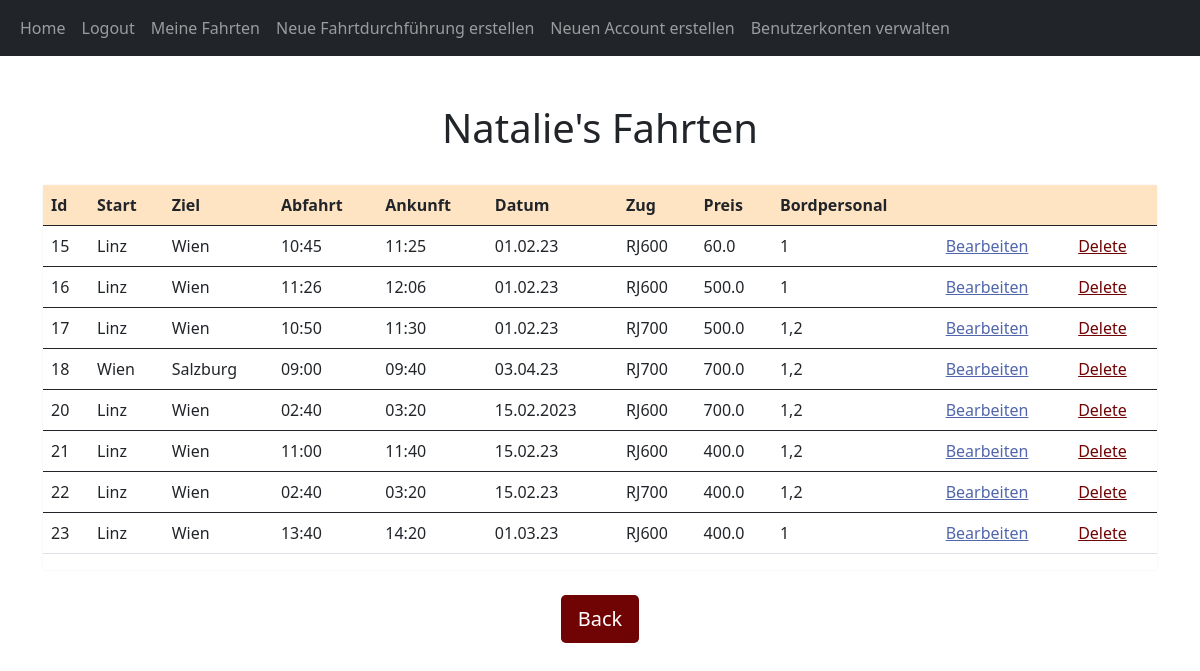
The app's page /posts/Natalie (signed in), older data.
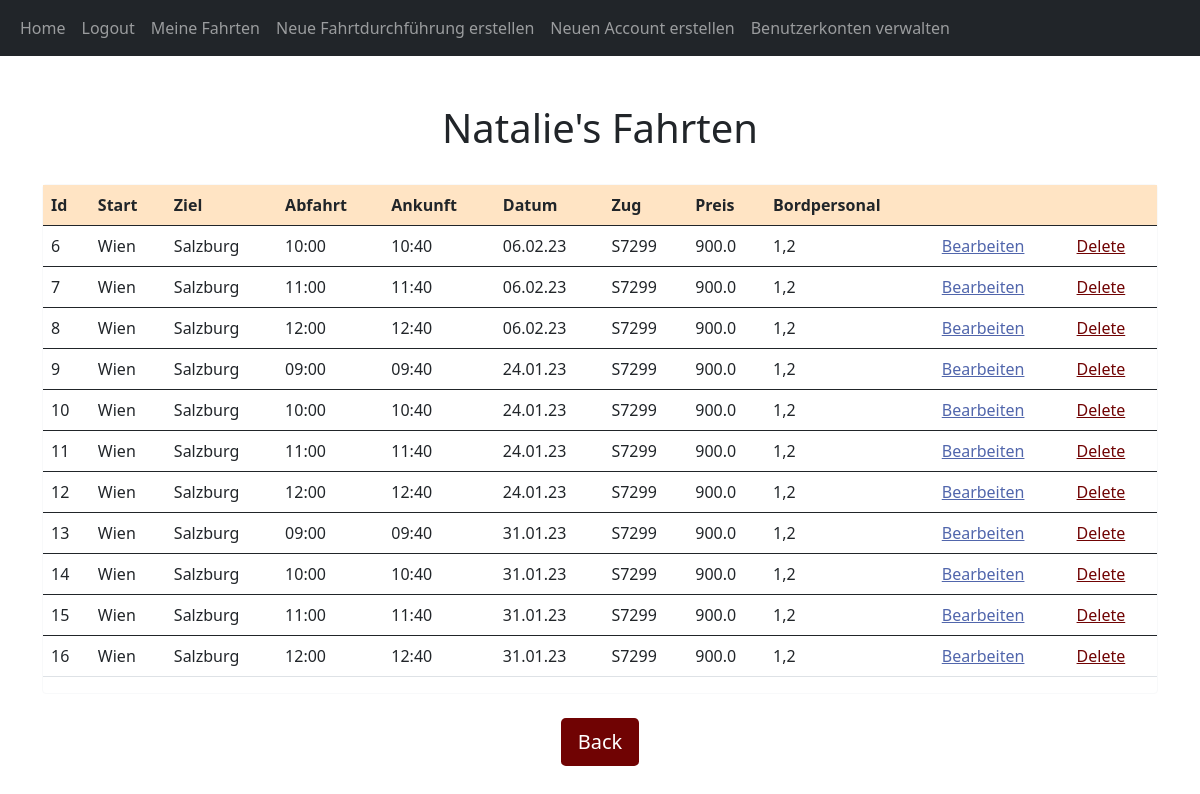
The same page, newer data.
### website/models.py (models this page shows, shortened)
class Post(db.Model):
    id = db.Column(db.Integer, primary_key=True)
    start = db.Column(db.String, nullable=False)
    ziel = db.Column(db.String, nullable=False)
    zug = db.Column(db.String, nullable=False)
    bordpersonal = db.Column(db.String, nullable=False)
    preis = db.Column(db.Float, nullable=False)
    datum = db.Column(db.String, nullable=False)
    uhrzeit = db.Column(db.String, nullable=False)
    ankunft = db.Column(db.String, nullable=False)
    strecken = db.Column(db.String, nullable=False)
    date_created = db.Column(db.DateTime(timezone=True), default=func.now())
    author = db.Column(db.Integer, db.ForeignKey(
        'user.id', ondelete="CASCADE"), nullable=False)

### website/views.py (the view)
@views.route("/posts/<username>")
@login_required
def posts(username):
    user = User.query.filter_by(username=username).first()
    if not user:
        flash('Es existiert kein User mit diesem Usernamen.', category='error')
        return redirect(url_for('views.home'))
    posts = methods.get_fahrten_von_bordpersonal(user.id)
    return render_template("posts.html", user=current_user, posts=posts, username=username)

### website/__init__.py (called while the page is built)
def create_app():
    app = Flask(__name__)
    app.config['SECRET_KEY'] = "helloworld"
    app.config['SQLALCHEMY_DATABASE_URI'] = f'sqlite:///{DB_NAME}'
    db.init_app(app)
    from .views import views
    from .auth import auth
    app.register_blueprint(views, url_prefix="/")
    app.register_blueprint(auth, url_prefix="/")
    from .models import User, Post
    create_database(app)
    login_manager = LoginManager()
    login_manager.login_view = "auth.login"
    login_manager.init_app(app)
    @login_manager.user_loader
    def load_user(id):
        return User.query.get(int(id))
    return app

### website/methods.py (called while the page is built)
def get_fahrplan():
    return Post.query.all()

def get_fahrten_von_bordpersonal(id):
    data = get_fahrplan()
    id = str(id)
    return_data = []
    for d in data:
        id_list = d.bordpersonal.split(",")
        if id in id_list:
            return_data.append(d)
    return return_data

### website/models.py (called while the page is built)
    def get_admin(self):
        return self.admin

### website/templates/posts.html (shortened to what this page needs)
{% extends "posts_div.html" %}  {% block header %} {{username}}'s Fahrten {% endblock %} {% block footer %}
<div align="center">
  <br/>
  <a href="/home"
    ><button type="button" class="btn btn-lg" style="background-color: rgb(112, 3, 3); color:white">Back</button></a
  >
</div>
{% endblock %}

### website/templates/posts_div.html (shortened to what this page needs)
{% extends "base.html" %} {% block title %}Home{% endblock %} {% block content
%}
<link rl="stylesheet" href="/static/stylesl.css"/>
<h1 align="center">
  <br/>
  {% block header %}Fahrplan{% endblock %}</h1>
  <link rl="stylesheet" href="/static/stylesl.css"/>
<div id="posts">
  <br/>
  <div class="card border-light" align="center">
  <table class = "table table-hover">
    <thread>
      <tr class="table" style="background-color:bisque">
        <th scope="col">Id</th>
        <th scope="col">Start</th>
        <th scope="col">Ziel</th>
        <th scope="col">Abfahrt</th>
        <th scope="col">Ankunft</th>
        <th scope="col">Datum</th>
        <th scope="col">Zug</th>
        <th scope="col">Preis</th>
        <th scope="col">Bordpersonal</th>
        {% if user.get_admin() == 'True' %}
        <th scope="col"></th>
        <th scope="col"></th>
        {% endif %}
      </tr>
    </thread>
    {% for post in posts %}
        <tbody>
          <tr class="table">
              <td>{{post.id}}</td>
              <td>{{post.start}}</td>
              <td>{{post.ziel}}</td>
              <td>{{post.uhrzeit}}</td>
              <td>{{post.ankunft}}</td>
              <td>{{post.datum}}</td>
              <td>{{post.zug}}</td>
              <td>{{post.preis}}</td>
              <td>{{post.bordpersonal}}</td>
              {% if user.get_admin() == 'True' %}
              <td><a href="/bearbeiten/{{post.id}}" style="color: rgb(81, 102, 172)">Bearbeiten</a></td>
              <td><a href="/delete-post/{{post.id}}" style="color: rgb(112, 3, 3)">Delete</a></td>
              {% endif %}
          </tr>
        </tbody>
    {% endfor %}
  </table>
</div>
{% block footer %}{% endblock %} {% endblock %}

Row changes from the older to the newer data that the page shows:
removed Post: id "17", start "Linz", ziel "Wien", uhrzeit "10:50", ankunft "11:30", datum "01.02.23", zug "RJ700", preis "500.0", bordpersonal "1,2"
removed Post: id "18", start "Wien", ziel "Salzburg", uhrzeit "09:00", ankunft "09:40", datum "03.04.23", zug "RJ700", preis "700.0", bordpersonal "1,2"
removed Post: id "20", start "Linz", ziel "Wien", uhrzeit "02:40", ankunft "03:20", datum "15.02.2023", zug "RJ600", preis "700.0", bordpersonal "1,2"
removed Post: id "21", start "Linz", ziel "Wien", uhrzeit "11:00", ankunft "11:40", datum "15.02.23", zug "RJ600", preis "400.0", bordpersonal "1,2"
removed Post: id "22", start "Linz", ziel "Wien", uhrzeit "02:40", ankunft "03:20", datum "15.02.23", zug "RJ700", preis "400.0", bordpersonal "1,2"
removed Post: id "23", start "Linz", ziel "Wien", uhrzeit "13:40", ankunft "14:20", datum "01.03.23", zug "RJ600", preis "400.0", bordpersonal "1"
added Post: id "6", start "Wien", ziel "Salzburg", uhrzeit "10:00", ankunft "10:40", datum "06.02.23", zug "S7299", preis "900.0", bordpersonal "1,2"
added Post: id "7", start "Wien", ziel "Salzburg", uhrzeit "11:00", ankunft "11:40", datum "06.02.23", zug "S7299", preis "900.0", bordpersonal "1,2"
added Post: id "8", start "Wien", ziel "Salzburg", uhrzeit "12:00", ankunft "12:40", datum "06.02.23", zug "S7299", preis "900.0", bordpersonal "1,2"
added Post: id "9", start "Wien", ziel "Salzburg", uhrzeit "09:00", ankunft "09:40", datum "24.01.23", zug "S7299", preis "900.0", bordpersonal "1,2"
added Post: id "10", start "Wien", ziel "Salzburg", uhrzeit "10:00", ankunft "10:40", datum "24.01.23", zug "S7299", preis "900.0", bordpersonal "1,2"
added Post: id "11", start "Wien", ziel "Salzburg", uhrzeit "11:00", ankunft "11:40", datum "24.01.23", zug "S7299", preis "900.0", bordpersonal "1,2"
added Post: id "12", start "Wien", ziel "Salzburg", uhrzeit "12:00", ankunft "12:40", datum "24.01.23", zug "S7299", preis "900.0", bordpersonal "1,2"
added Post: id "13", start "Wien", ziel "Salzburg", uhrzeit "09:00", ankunft "09:40", datum "31.01.23", zug "S7299", preis "900.0", bordpersonal "1,2"
added Post: id "14", start "Wien", ziel "Salzburg", uhrzeit "10:00", ankunft "10:40", datum "31.01.23", zug "S7299", preis "900.0", bordpersonal "1,2"
changed Post id 15: start "Linz" → "Wien"; ziel "Wien" → "Salzburg"; uhrzeit "10:45" → "11:00"; ankunft "11:25" → "11:40"; datum "01.02.23" → "31.01.23"; zug "RJ600" → "S7299"; preis "60.0" → "900.0"; bordpersonal "1" → "1,2"
changed Post id 16: start "Linz" → "Wien"; ziel "Wien" → "Salzburg"; uhrzeit "11:26" → "12:00"; ankunft "12:06" → "12:40"; datum "01.02.23" → "31.01.23"; zug "RJ600" → "S7299"; preis "500.0" → "900.0"; bordpersonal "1" → "1,2"
